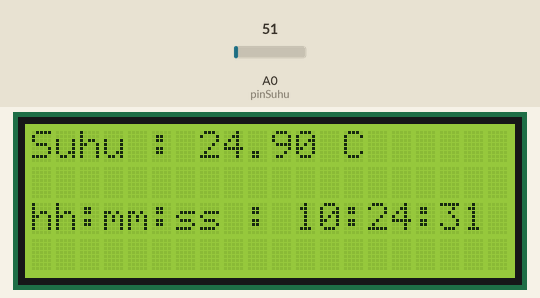
This sketch was run on a simulated Arduino Uno, built with avr-gcc and run on an emulated ATmega328P. Shown: 20×4 character LCD. Inputs (shaded band) come from the test bench; at power-on: A0 (pinSuhu) = 51. The local clock reads 2024-03-15 10:24:30 at power-on unless the sketch sets it.

Above: at 1.2 s.
1.3 s: A0 (pinSuhu) set to 22
At 2.8 s:
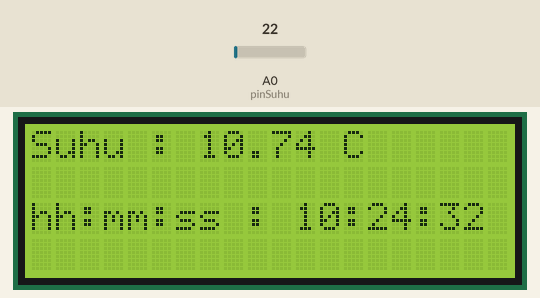
3.5 s: A0 (pinSuhu) set to 18
At 4.8 s:
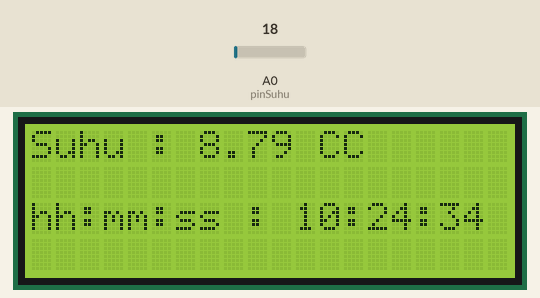
6.5 s: A0 (pinSuhu) set to 30
At 7.8 s:
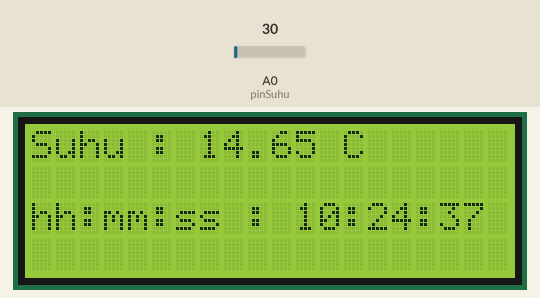
Timing chart, 0 to 9.5 s (numbered marks = the images above; inputs shaded):
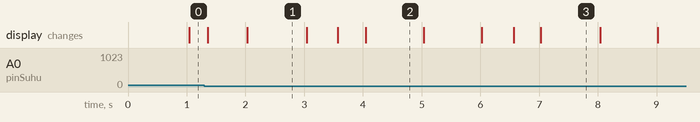

Measured:
- the behaviour switches between 21 and 20 on A0 (pinSuhu) (found by bisection; images 1 and 2)
- after the input at 3.5 s, the display: first changes after 0.07 s (image 2 shows a later state)
- after the input at 6.5 s, the display: first changes after 0.07 s (image 3 shows a later state)
- what the display in image 2 shows lasts 1.0 s, from 4.0 s to 5.0 s

The sketch:

no2.ino
```cpp
#include <virtuabotixRTC.h>
#include <Wire.h>
#include <LiquidCrystal_I2C.h>
LiquidCrystal_I2C lcd(0x20, 20,4);

virtuabotixRTC myRTC(7,6,5);
const int pinSuhu = A0;
float suhu,data;

void setup()
{
  lcd.begin(20,4);
  lcd.backlight();
  pinMode(pinSuhu, INPUT);
}

void loop(){
  data = analogRead(pinSuhu);
  suhu = ((data/1024)*500);
  lcd.setCursor(0,0);
  lcd.print("Suhu : ");
  lcd.print(suhu);
  lcd.print(" C");
  myRTC.updateTime();
  lcd.setCursor(0,2);
  lcd.print("hh:mm:ss : ");
  lcd.print(myRTC.hours);
  lcd.print(":");
  lcd.print(myRTC.minutes);
  lcd.print(":");
  lcd.print(myRTC.seconds);
  lcd.print(" ");
}
```
